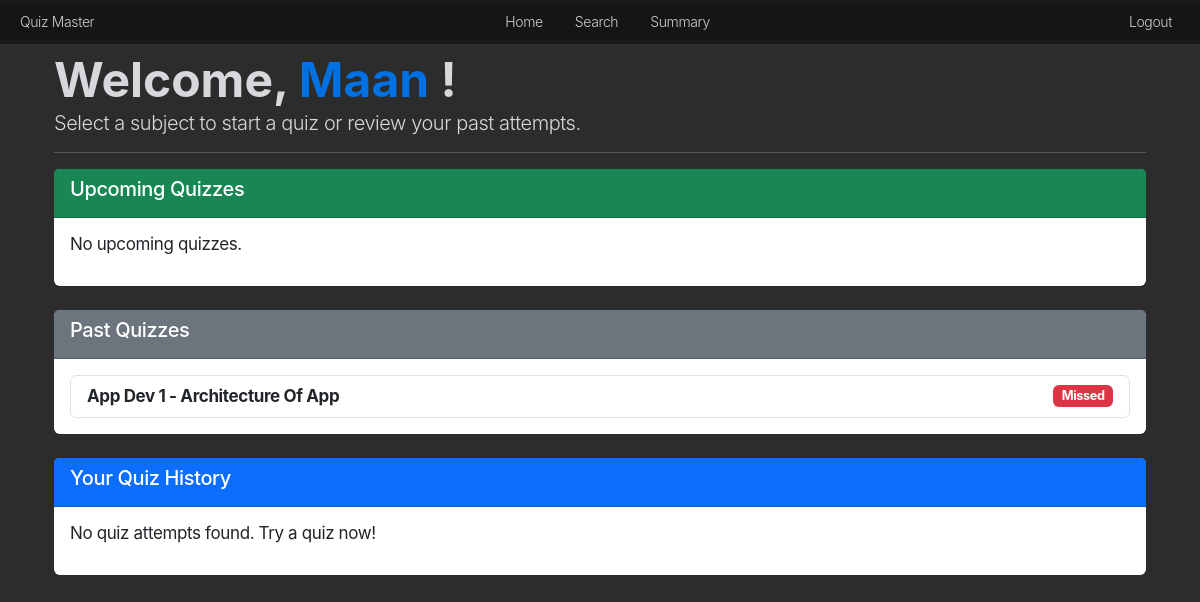
The page /user/dashboard (signed in) on the database its author committed.
### models.py (models this page shows, shortened)
class User(UserMixin, db.Model):
    id = db.Column(db.Integer, primary_key=True)
    email = db.Column(db.String(100), unique=True, nullable=False)
    password = db.Column(db.String(255), nullable=False)
    full_name = db.Column(db.String(100), nullable=False)
    qualification = db.Column(db.String(100))
    dob = db.Column(db.Date)
    is_admin = db.Column(db.Boolean, default=False)

class Subject(db.Model):
    id = db.Column(db.Integer, primary_key=True)
    name = db.Column(db.String(100), unique=True, nullable=False)
    description = db.Column(db.Text, nullable=True)

class Chapter(db.Model):
    id = db.Column(db.Integer, primary_key=True)
    name = db.Column(db.String(100), nullable=False)
    description = db.Column(db.Text, nullable=True)
    subject_id = db.Column(db.Integer, db.ForeignKey('subject.id'), nullable=False)
    subject = db.relationship('Subject', backref=db.backref('chapters', lazy=True))

### routes.py (the view)
@main.route('/user/dashboard')
@login_required
def user_dashboard():
    if session.get('user_role') != 'user':
        flash("Access denied.", "danger")
        return redirect(url_for('main.home'))
    current_user = get_current_user()
    quizzes = Quiz.query.all()
    current_date = date.today()
    scores = Score.query.filter_by(user_id=session['user_id']).all()
    attempted_quiz_ids = {score.quiz_id for score in scores}
    upcoming_quizzes = [
        quiz for quiz in quizzes if quiz.date_of_quiz >= current_date and quiz.id not in attempted_quiz_ids
    ]
    user_attempts = {score.quiz_id: score.timestamp for score in Score.query.filter_by(user_id=session['user_id']).all()}
    past_quizzes = [
        {
            "quiz": quiz,
            "attempted": quiz.id in attempted_quiz_ids,
            "timestamp": user_attempts.get(quiz.id)
        }
        for quiz in quizzes if quiz.date_of_quiz < current_date or quiz.id in user_attempts
    ]
    return render_template('user_dashboard.html',
                           quizzes=quizzes,
                           scores=scores,
                           upcoming_quizzes=upcoming_quizzes,
                           past_quizzes=past_quizzes,
                           current_user=current_user,
                           current_date=current_date)

### routes.py (called while the page is built)
def login_required(f):
    @wraps(f)
    def decorated_function(*args, **kwargs):
        if 'user_id' not in session:
            flash("Please log in to access this page.", "danger")
            return redirect(url_for('auth.login'))
        return f(*args, **kwargs)
    return decorated_function

def get_current_user():
    if 'user_id' in session:
        return User.query.get(session['user_id'])
    return None

### templates/user_dashboard.html (shortened to what this page needs)
{% extends "base.html" %}
{% block content %}
<div class="container">
    <h2 class="mt-4">
        Welcome,
        <span style="color: var(--blue);">{{current_user.full_name}}</span> !
    </h2>
    <p class="lead">Select a subject to start a quiz or review your past attempts.</p>
    <hr>
    <div class="card mb-4">
        <div class="card-header bg-success text-white">
            <h5>Upcoming Quizzes</h5>
        </div>
        <div class="card-body">
            {% if upcoming_quizzes %}
                <ul class="list-group">
                    {% for quiz in upcoming_quizzes %}
                        <li class="list-group-item d-flex justify-content-between align-items-center">
                            <strong>{{ quiz.chapter.subject.name }} - {{ quiz.chapter.name }}</strong>
                            {% if quiz.date_of_quiz == current_date %}
                                <a href="{{ url_for('main.start_quiz', quiz_id=quiz.id) }}" class="btn btn-primary btn-sm">Start Quiz</a>
                            {% else %}
                                <span class="badge bg-warning text-dark">Available on {{ quiz.date_of_quiz }}</span>
                            {% endif %}
                        </li>
                    {% endfor %}
                </ul>
            {% else %}
                <p>No upcoming quizzes.</p>
            {% endif %}
        </div>
    </div>
    <div class="card mb-4">
        <div class="card-header bg-secondary text-white">
            <h5>Past Quizzes</h5>
        </div>
        <div class="card-body">
            {% if past_quizzes %}
                <ul class="list-group">
                    {% for entry in past_quizzes %}
                        <li class="list-group-item d-flex justify-content-between align-items-center">
                            <strong>{{ entry.quiz.chapter.subject.name }} - {{ entry.quiz.chapter.name }}</strong>
                            {% if entry.attempted %}
                                <span class="badge bg-success">Attempted on {{ entry.timestamp.strftime('%Y-%m-%d') }}</span>
                            {% else %}
                                <span class="badge bg-danger">Missed</span>
                            {% endif %}
                        </li>
                    {% endfor %}
                </ul>
            {% else %}
                <p>No past quizzes.</p>
            {% endif %}
        </div>
    </div>
    <div class="card mb-4">
        <div class="card-header bg-primary text-white">
            <h5>Your Quiz History</h5>
        </div>
        <div class="card-body">
            {% if scores %}
                <table class="table table-bordered">
                    <thead>
                        <tr>
                            <th>Subject</th>
                            <th>Chapter</th>
                            <th>Score</th>
                            <th>Attempt Date</th>
                        </tr>
                    </thead>
                    <tbody>
                        {% for score in scores %}
                            <tr>
                                {% if score.quiz and score.quiz.chapter and score.quiz.chapter.subject %}
                                    <td>{{ score.quiz.chapter.subject.name }}</td>
                                    <td>{{ score.quiz.chapter.name }}</td>
                                    <td>{{ score.total_scored }}%</td>
                                    <td>{{ score.timestamp.strftime('%Y-%m-%d %H:%M') }}</td>
                                {% else %}
                                    Deleted Quiz
                                {% endif %}
                            </tr>
                        {% endfor %}
                    </tbody>
                </table>
            {% else %}
                <p>No quiz attempts found. Try a quiz now!</p>
            {% endif %}
        </div>
    </div>
</div>
{% endblock %}

### static/style.css (style rules this page uses)
:root { --nav-bg: rgb(22,22,23,0.8); --white: #f5f5f7; --bg: #f5f5f8; --dark-bg: #2c2c2c; --dark-box: #1c1c1c; --beinge-white: rgb(216,216,220); --gray: rgb(99,99,102) ; --blue: #0071e3; --orange: #bf4800; --red: rgb(215,0,21); --success: rgb(48,219,91); --yellow: rgb(255,214,10); --nav-color: rgba(255, 255, 255, .8); --nav-color-secondary: #E8E8ED; --nav-color-hover: #FFFFFF; --main-white: #ffffff; }
body { background-color: var(--dark-bg); font-size: 17px; line-height: 1.47059; font-weight: 400; letter-spacing: -0.022em; font-family: "SF Pro Text", "SF Pro Icons", "AOS Icons", "Helvetica Neue", Helvetica, Arial, sans-serif; color: var(--beinge-white); font-style: normal; overflow: hidden; overflow-y: auto; }
.container { margin-top: 56px; }
.card { border: none; }
h2 { font-size: 48px; line-height: 1; font-weight: 700; letter-spacing: -0.00043em; }
p { font-size: 17px; line-height: 1.17648; font-weight: 400; letter-spacing: -.022em; }

### rows shown on the page
User: full_name "Maan"
Subject: quiz.chapter.subject.name "App Dev 1"
Chapter: quiz.chapter.name "Architecture Of App"
